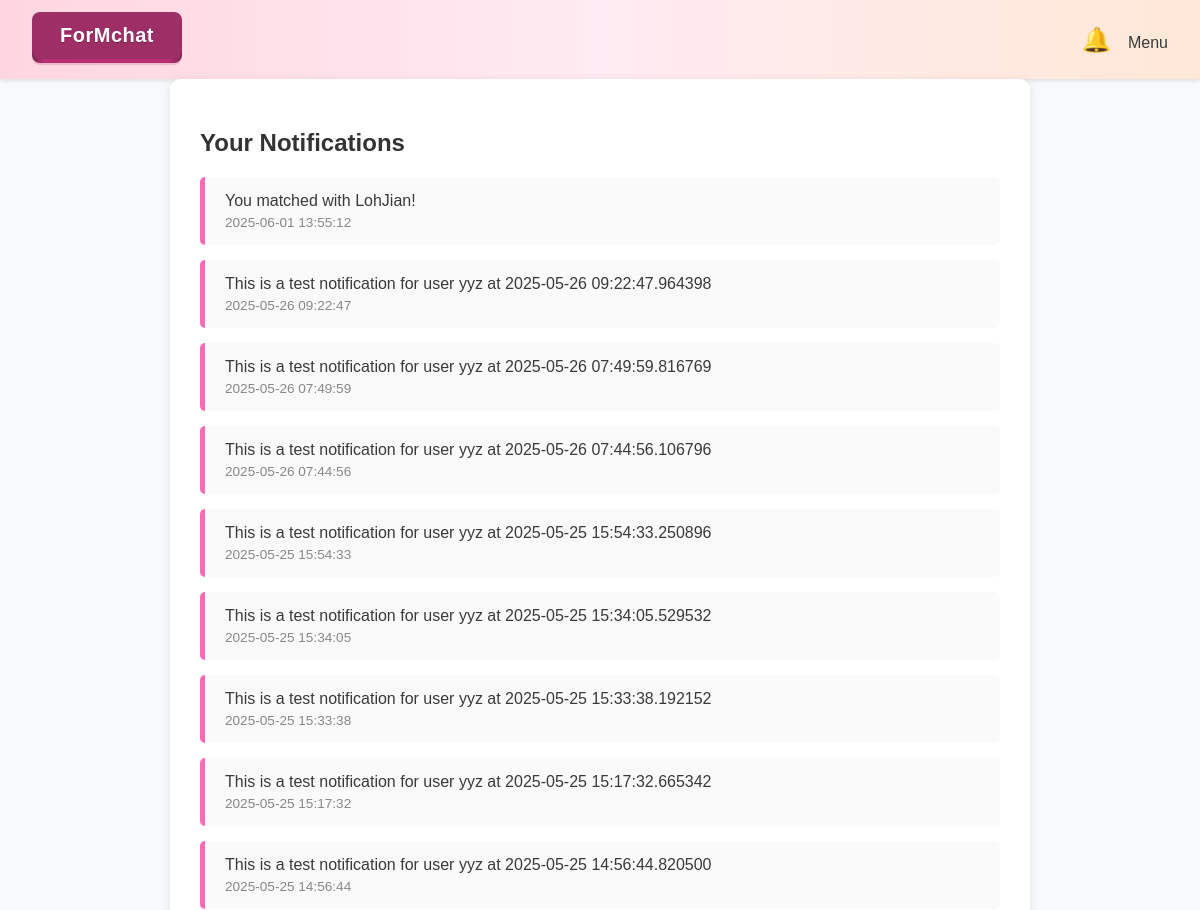
The app's page /notifications (signed in, upper part), older data.
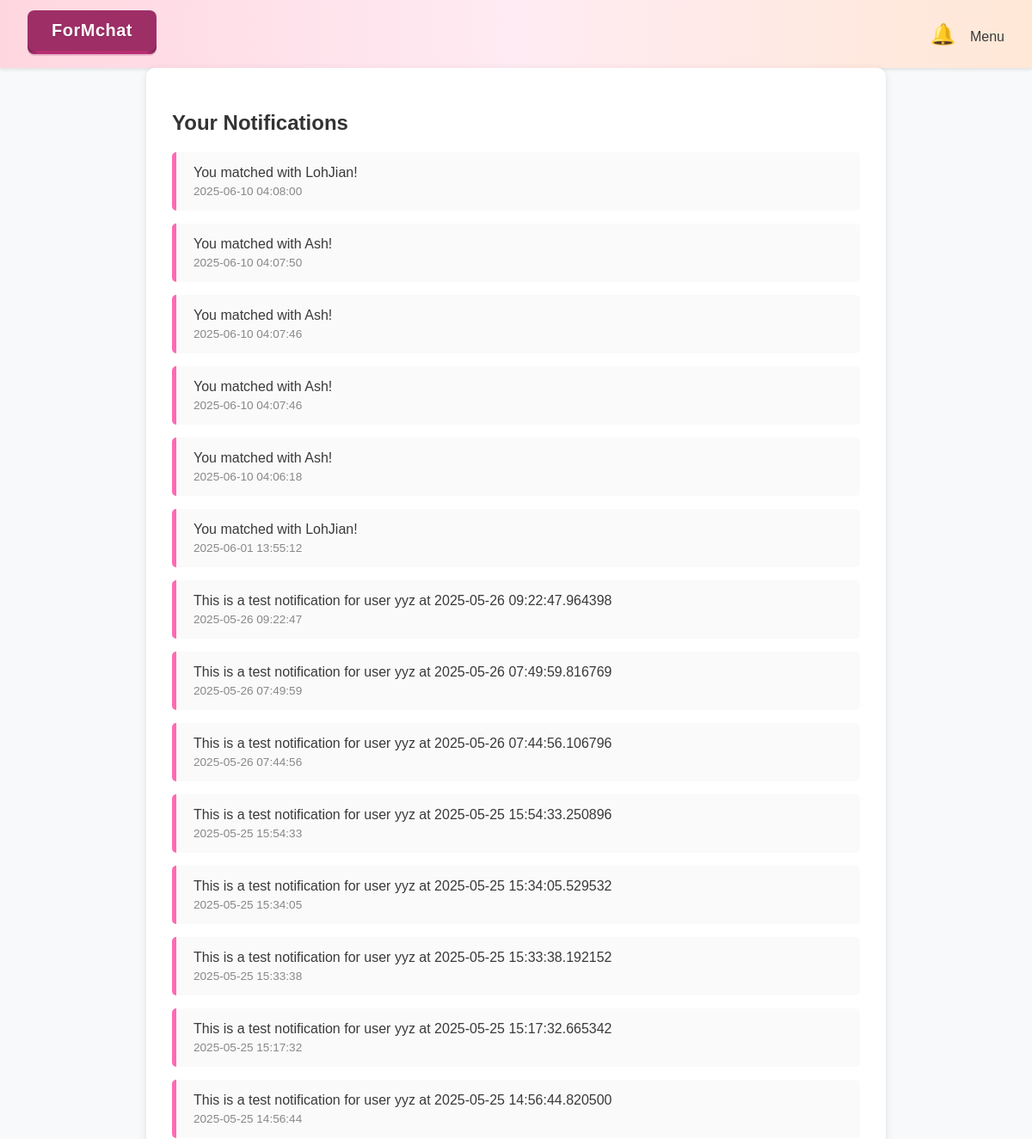
The same page, newer data.
### app.py (models this page shows)
class Notification(db.Model):
    id = db.Column(db.Integer, primary_key=True)
    user_id = db.Column(db.Integer, db.ForeignKey('user.id'), nullable=False)
    content = db.Column(db.String(255), nullable=False)
    is_read = db.Column(db.Boolean, default=False)
    timestamp = db.Column(db.DateTime, default=datetime.utcnow)
    user = db.relationship('User', backref='notifications')

### app.py (the view)
@app.route('/notifications')
def notifications():
    if 'user_id' not in session:
        flash("Please login first.")
        return redirect('/login')
    user_id = session['user_id']
    notes = Notification.query.filter_by(user_id=user_id).order_by(Notification.timestamp.desc()).all()
    for note in notes:
        if not note.is_read:
            note.is_read = True
    db.session.commit()
    return render_template('notifications.html', notifications=notes)

### app.py (called while the page is built)
@app.before_request
def before_request():
    if 'session_id' not in session:
        session['session_id'] = secrets.token_hex(16)

def generate_csrf_token():
    if 'csrf_token' not in session:
        session['csrf_token'] = secrets.token_hex(16)
    return session['csrf_token']

@app.context_processor
def inject_user_and_notifications():
    user = None
    unread_count = 0
    if 'user_id' in session:
        user_id = session['user_id']
        user = User.query.get(user_id)
        unread_count = Notification.query.filter_by(user_id=user_id, is_read=False).count()
    return dict(user=user, unread_count=unread_count)

@app.context_processor   #pass current_user to render_template() again and always available in base.html
def inject_current_user():
    user_id = session.get('user_id')
    if user_id:
        current_user = User.query.get(user_id)
        return dict(current_user=current_user)
    return dict(current_user=None)

### website/templates/notifications.html (shortened to what this page needs)
{% extends "base.html" %}
{% block content %}
    <div class="container">
        <h2>Your Notifications</h2>
        {% if notifications %}
            {% for note in notifications %}
                <div class="notification {% if not note.is_read %}unread{% endif %}">
                    <p>{{ note.content }}</p>
                    <time>
                        {% if note.timestamp %}
                            {{ note.timestamp.strftime('%Y-%m-%d %H:%M:%S') }}
                        {% else %}
                            Unknown time
                        {% endif %}
                    </time>
                </div>
            {% endfor %}
        {% else %}
            <p>No notifications yet.</p>
        {% endif %}
    </div>
{% endblock %}

Row changes from the older to the newer data that the page shows:
added Notification: content "You matched with LohJian!", timestamp "2025-06-10 04:08:00"
added Notification: content "You matched with Ash!", timestamp "2025-06-10 04:07:50"
added Notification: content "You matched with Ash!", timestamp "2025-06-10 04:07:46"
added Notification: content "You matched with Ash!", timestamp "2025-06-10 04:07:46"
added Notification: content "You matched with Ash!", timestamp "2025-06-10 04:06:18"
